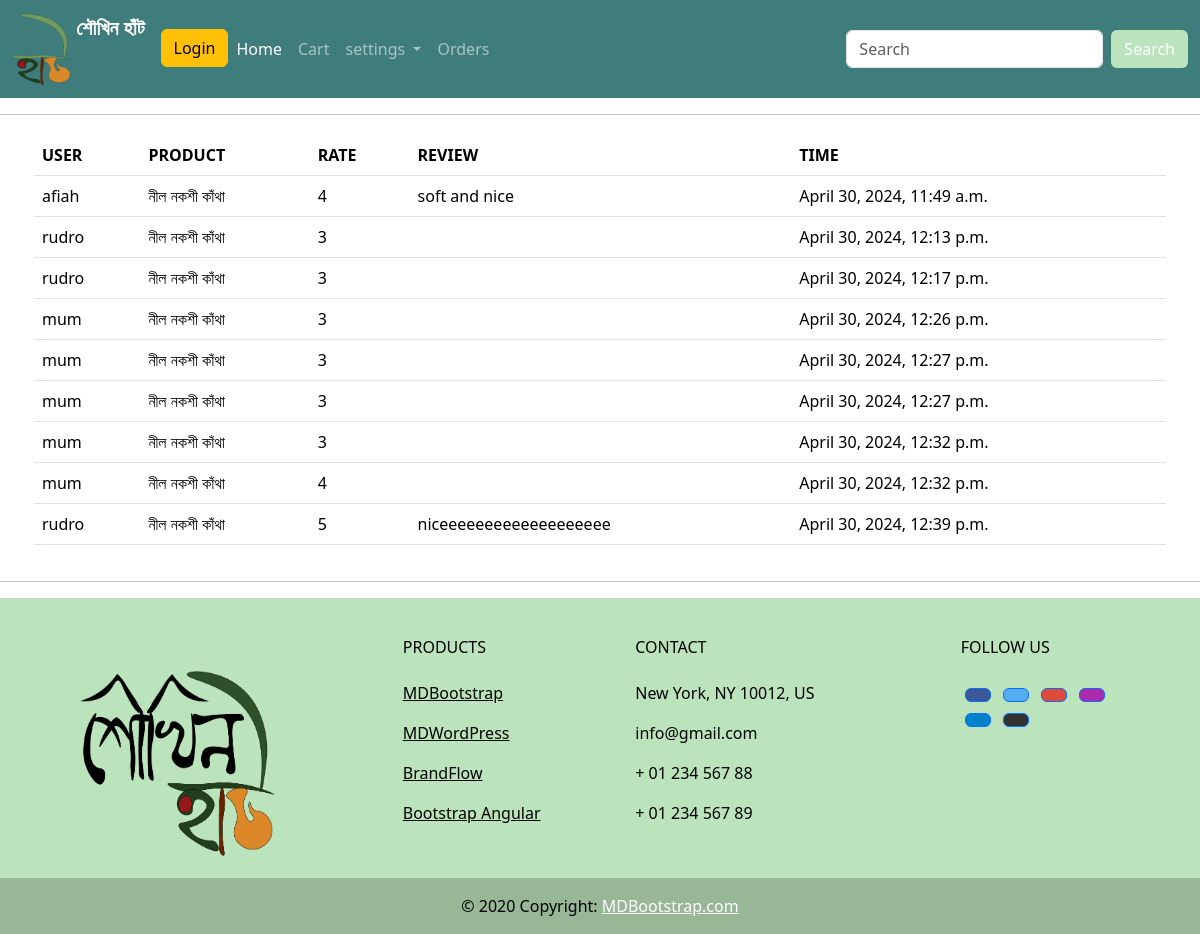
Screenshot of /add_rating/product_rating/16/ with the database file from the repository.
### shoukhin/models.py (models this page shows, shortened)
class Rating(models.Model):
    user = models.ForeignKey(User, on_delete=models.CASCADE)
    product = models.ForeignKey('Product', on_delete=models.CASCADE)
    rating = models.IntegerField(choices=[(i, str(i)) for i in range(1, 6)],blank=True, null=True)
    review = models.TextField(max_length=400,blank=True, null=True)
    created_at = models.DateTimeField(auto_now_add=True)

class product(models.Model):
    CATEGORY_CHOICES = CATEGORY_CHOICES = [
        ('jute', 'Jute'),
        ('clothing', 'Clothing'),
        ('jewellery', 'Jewellery'),
        ('food', 'Food'),
        ('home_decor', 'Home Decor'),
        ('pottery', 'Pottery'),
        ('nakshi_kantha', 'Nakshi Kantha'),
        ('others', 'Others'),
    ]
    name = models.CharField(max_length=200)
    price = models.IntegerField()
    description = models.TextField(blank=True,null=True)
    measurements = models.CharField(max_length=300)
    category = models.CharField(max_length=100, choices=CATEGORY_CHOICES, default='others')
    image = models.ImageField(upload_to='static/images', blank=True, null=True, default='static/images/default_no_img.jfif')
    stock = models.IntegerField(default=0)
    def __str__(self):
        return self.name

### shoukhin/views.py (the view)
# urls.py: path('add_rating/product_rating/<int:id>/', s_view.product_rating, name='product_rating'),
def product_rating(request,id):
    rate = Rating.objects.filter(product_id= id)
    context={
        'Rating':rate,
    }
    return  render(request,template_name='body/product_rating.html',context=context)

### shoukhin/template/body/product_rating.html
{% extends 'body/main.html' %}
{% load static %}
{% block content %}
<table class="table">
  <thead class="thead-dark">
    <tr>
      <th scope="col">USER</th>
      <th scope="col">PRODUCT</th>
      <th scope="col">RATE</th>
      <th scope="col">REVIEW</th>
      <th scope="col">TIME</th>
    </tr>
  </thead>
  <tbody>
    {% for r in Rating %}
    <tr>
      <td>{{ r.user }}</td>
      <td>{{ r.product }}</td>
      <td>{{ r.rating }}</td>
      <td>{{ r.review }}</td>
      <td>{{ r.created_at }}</td>
    </tr>
    {% empty %}
    <tr>
      <td colspan="5">No ratings found for this product.</td>
    </tr>
    {% endfor %}
  </tbody>
</table>
{% endblock %}

### rows the page displays
Rating: user "afiah", product "নীল নকশী কাঁথা", rating "4", review "soft and nice", created_at "April 30, 2024, 11:49 a.m."
Rating: user "rudro", product "নীল নকশী কাঁথা", rating "3", created_at "April 30, 2024, 12:13 p.m."
Rating: user "rudro", product "নীল নকশী কাঁথা", rating "3", created_at "April 30, 2024, 12:17 p.m."
Rating: user "mum", product "নীল নকশী কাঁথা", rating "3", created_at "April 30, 2024, 12:26 p.m."
Rating: user "mum", product "নীল নকশী কাঁথা", rating "3", created_at "April 30, 2024, 12:27 p.m."
Rating: user "mum", product "নীল নকশী কাঁথা", rating "3", created_at "April 30, 2024, 12:27 p.m."
Rating: user "mum", product "নীল নকশী কাঁথা", rating "3", created_at "April 30, 2024, 12:32 p.m."
Rating: user "mum", product "নীল নকশী কাঁথা", rating "4", created_at "April 30, 2024, 12:32 p.m."
Rating: user "rudro", product "নীল নকশী কাঁথা", rating "5", review "niceeeeeeeeeeeeeeeeeee", created_at "April 30, 2024, 12:39 p.m."
